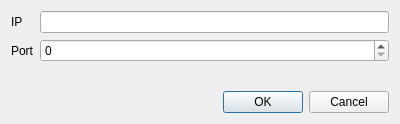
<?xml version="1.0" encoding="UTF-8"?>
<ui version="4.0">
 <class>Dialog</class>
 <widget class="QDialog" name="Dialog">
  <property name="geometry">
   <rect>
    <x>0</x>
    <y>0</y>
    <width>400</width>
    <height>124</height>
   </rect>
  </property>
  <property name="windowTitle">
   <string>Dialog</string>
  </property>
  <layout class="QGridLayout" name="gridLayout">
   <item row="0" column="0">
    <widget class="QLabel" name="label">
     <property name="text">
      <string>IP</string>
     </property>
    </widget>
   </item>
   <item row="0" column="1">
    <widget class="QLineEdit" name="lineEdit"/>
   </item>
   <item row="1" column="0">
    <widget class="QLabel" name="label_2">
     <property name="text">
      <string>Port</string>
     </property>
    </widget>
   </item>
   <item row="1" column="1">
    <widget class="QSpinBox" name="spinBox">
     <property name="maximum">
      <number>100000</number>
     </property>
    </widget>
   </item>
   <item row="3" column="0" colspan="2">
    <widget class="QDialogButtonBox" name="buttonBox">
     <property name="orientation">
      <enum>Qt::Horizontal</enum>
     </property>
     <property name="standardButtons">
      <set>QDialogButtonBox::Cancel|QDialogButtonBox::Ok</set>
     </property>
    </widget>
   </item>
   <item row="2" column="1">
    <spacer name="verticalSpacer">
     <property name="orientation">
      <enum>Qt::Vertical</enum>
     </property>
     <property name="sizeHint" stdset="0">
      <size>
       <width>20</width>
       <height>40</height>
      </size>
     </property>
    </spacer>
   </item>
  </layout>
 </widget>
 <resources/>
 <connections>
  <connection>
   <sender>buttonBox</sender>
   <signal>accepted()</signal>
   <receiver>Dialog</receiver>
   <slot>accept()</slot>
   <hints>
    <hint type="sourcelabel">
     <x>248</x>
     <y>254</y>
    </hint>
    <hint type="destinationlabel">
     <x>157</x>
     <y>274</y>
    </hint>
   </hints>
  </connection>
  <connection>
   <sender>buttonBox</sender>
   <signal>rejected()</signal>
   <receiver>Dialog</receiver>
   <slot>reject()</slot>
   <hints>
    <hint type="sourcelabel">
     <x>316</x>
     <y>260</y>
    </hint>
    <hint type="destinationlabel">
     <x>286</x>
     <y>274</y>
    </hint>
   </hints>
  </connection>
 </connections>
</ui>
